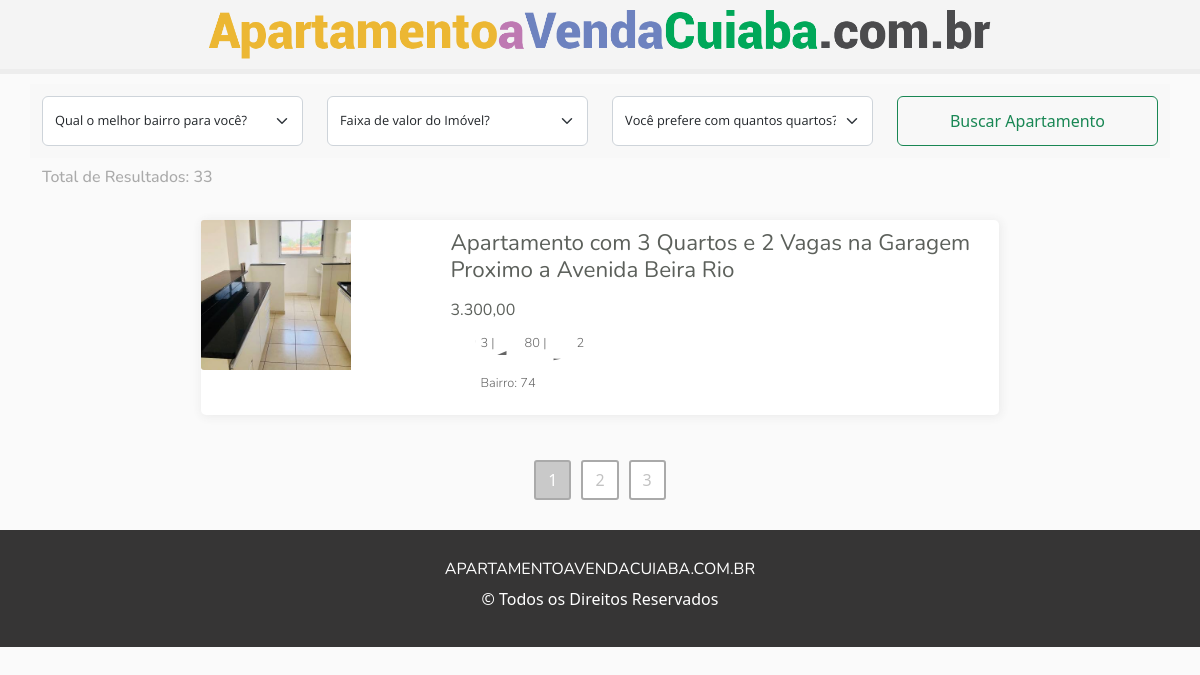
The page /apartamentos.php on the database its author committed.
### tables this page shows
CREATE TABLE `imagem` (
  `id` int(11) NOT NULL,
  `id_imovel` varchar(255) NOT NULL,
  `url` varchar(255) NOT NULL,
  `nome` varchar(255) NOT NULL,
  `incluida_em` datetime NOT NULL,
  `url_webp` text DEFAULT NULL
);

CREATE TABLE `imovel` (
  `id_imovel` int(11) NOT NULL,
  `cod_imovel` varchar(255) DEFAULT NULL,
  `titulo` varchar(255) DEFAULT NULL,
  `id_bairro` varchar(255) NOT NULL,
  `id_proprietario` varchar(255) NOT NULL,
  `valor` int(11) DEFAULT NULL,
  `valor_condominio` int(11) DEFAULT NULL,
  `iptu` int(11) DEFAULT NULL,
  `area_construida` varchar(255) DEFAULT NULL,
  `quartos` varchar(255) DEFAULT NULL,
  `banheiros` varchar(255) DEFAULT NULL,
  `garagem` varchar(255) DEFAULT NULL,
  `andar` varchar(255) DEFAULT NULL,
  `cozinha` varchar(255) DEFAULT NULL,
  `sala` varchar(255) DEFAULT NULL,
  `garden` varchar(255) DEFAULT NULL,
  `sacada` varchar(255) DEFAULT NULL,
  `lavanderia` varchar(255) DEFAULT NULL,
  `suite` varchar(255) DEFAULT NULL,
  `elevador` varchar(255) DEFAULT NULL,
  `area_lazer` varchar(255) DEFAULT NULL,
  `descricao` text DEFAULT NULL,
  `views` varchar(255) DEFAULT NULL,
  `status` varchar(255) NOT NULL DEFAULT '1' COMMENT '"1=Ativado | 2=Desativado"',
  `data_criacao` datetime DEFAULT NULL,
  `data_atualizacao` datetime DEFAULT NULL
);

### apartamentos.php (the view, shortened to what this page needs)
<?php
require_once "config/DB.php";
$db = new DB;
$page = isset($_GET['apartamentos']) ? (int) $_GET['apartamentos'] : 1;
$registros_por_pagina = 1;
$data = $db->paginarImoveisComImagens($page, $registros_por_pagina);
$urlBase = "http://localhost/casaavendacuiaba/";
?>
<!DOCTYPE html>
<html lang="pt-br">
<head>
  <link rel="stylesheet" href="css/style.css" />
  <link href="https://cdn.jsdelivr.net/npm/bootstrap@5.2.0-beta1/dist/css/bootstrap.min.css" rel="stylesheet"
 />
</head>
<body>
  <header class="main">
    <nav class="menu">
      <div class="container">
        <div class="logo">
          <img src="imagem/logo.png" class="img-fluid logo-img" alt="" srcset="" />
        </div>
      </div>
    </nav>
  </header>
  <div class="filter-main">
    <div class="container filter-main-search">
      <form action="apartamentos.php" method="" enctype="multipart/form-data">
        <div class="row">
          <div class="col-xl-3 col-md-3 col-sm-12 search-nivel">
            <select class="form-select" name="bairro">
              <option value="" selected>Qual o melhor bairro para você?</option>
            </select>
          </div>
          <div class="col-xl-3 col-md-3 col-sm-12 search-nivel">
            <select class="form-select" name="valor">
              <option value="" selected>Faixa de valor do Imóvel?</option>
            </select>
          </div>
          <div class="col-xl-3 col-md-3 col-sm-12 search-nivel">
            <select class="form-select" name="quarto">
              <option value="" selected>Você prefere com quantos quartos?</option>
            </select>
          </div>
          <div class="col-xl-3 col-md-3 col-sm-12 search-nivel">
            <input type="submit" name="enviar" value="Buscar Apartamento" class="btn btn-outline-success search text-center">
          </div>
        </div>
      </form>
    </div>
  </div>
  <section id="imovel-main" class="imovel-main">
    <div class="container">
      <div class="row">
      <h2 class="resultados">Total de Resultados: <?php echo $data['registros'] ;?></h2>
        <?php foreach ($data['resultados'] as $key => $value) {
          $urlAntiga = $urlBase;
          $tituloDeImovel = $value['titulo'];
          $codigoImovel = $value['cod_imovel'];
          $imovelUrl = $db->criar_url_amigavel($urlAntiga, $tituloDeImovel, $codigoImovel);
          ?>
          <div class="col-md-8 offset-md-2 imovel">
            <a href="<?php echo $imovelUrl; ?>" target="_blank">
              <div class="col-sm-4 imovel-img-l">
                <img src="<?php echo "app/" . $value['url']; ?>" class="img-fluid img-imovel" alt="" />
              </div>
              <div class="col-sm-8 imovel-img-r">
                <div class="tituloepreco">
                  <div class="col-8 col-sm-12 tituloimovel">
                    <h1>
                      <?php echo $value['titulo']; ?>
                    </h1>
                  </div>
                  <div class="col-4 col-sm-12 precoimovel">
                    <h2>
                      <?php
                      $valorImovel = $value['valor'];
                      $valorImovelMostrar = $valorImovel / 100;
                      $valorImovelFormatado = number_format($valorImovelMostrar,2,",",".");
                      echo $valorImovelFormatado;
                      ?>
                    </h2>
                  </div>
                </div>
                <div class="imovel-itens">
                  <ul>
                    <li class="iconscondominio">
                       <?php echo $value['quartos']; ?> |
                       <?php echo $value['area_construida']; ?> |
                       <?php echo $value['garagem']; ?>
                    </li>
                    <li class="bairro"> Bairro: <?php echo $value['id_bairro']; ?></li>
                  </ul>
                </div>
              </div>
            </a>
          </div>
        <?php } ?>
      </div>
    </div>
  </section>
  <div class="pagination">
    <?php
    $links_paginacao = $data['links_paginacao'];
    echo $links_paginacao;
    ?>
  </div>
  <footer class="footer">
    <div class="container">
      <div class="row">
        <h1>APARTAMENTOAVENDACUIABA.COM.BR</h1>
        <p>&copy; Todos os Direitos Reservados</p>
      </div>
    </div>
  </footer>
</body>
</html>

### rows shown on the page
imagem: url (picture), id_imovel.titulo "Apartamento com 3 Quartos e 2 Vagas na Garagem Proximo a Avenida Beira Rio", id_imovel.valor "3.300,00", id_imovel.quartos "3", id_imovel.area_construida "80", id_imovel.garagem "2", id_imovel.id_bairro "74"

### other values the page prints
$data['registros'] "33"
